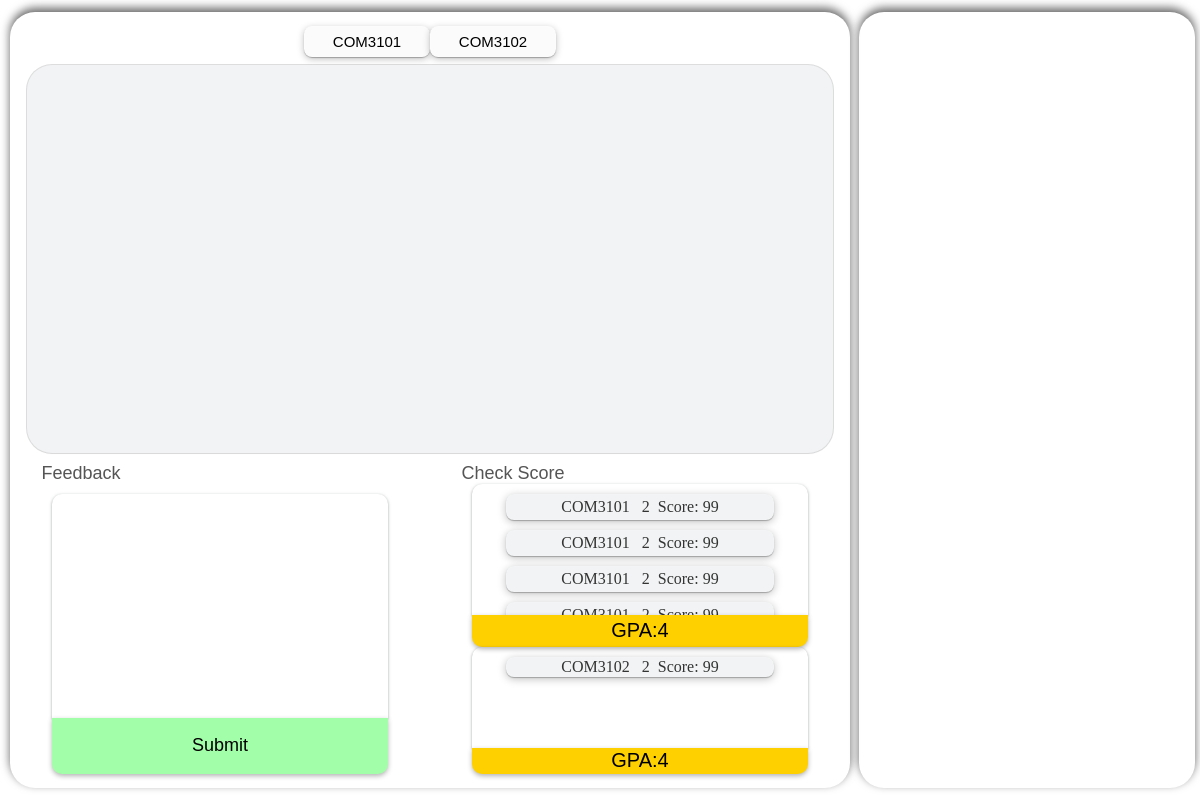
The app's page /student-index/grade.php (signed in) with its own data.
### tables this page shows
CREATE TABLE `course` (
  `id` int(11) NOT NULL,
  `courseid` varchar(110) NOT NULL,
  `studentid` varchar(110) NOT NULL,
  `staffid` varchar(110) NOT NULL
);

CREATE TABLE `grade` (
  `id` int(110) NOT NULL,
  `courseid` varchar(110) NOT NULL,
  `studentid` varchar(110) NOT NULL,
  `header` varchar(110) NOT NULL,
  `score` int(11) NOT NULL
);

### student-index/grade.php (the view, shortened to what this page needs)
<?php
require_once '../control.php';
if (isset($_SESSION['user_id'])) {
    $user_id = $_SESSION['user_id'];
}
$servername = "localhost";
$username = "root";
$password = "";
$dbname = "mydatabase";
$db = mysqli_connect($servername, $username, $password, $dbname);
$feedbackbutton = '';
$courseQuery = "SELECT * FROM course WHERE studentid = $user_id";
$result2 = $db->query($courseQuery);
    while ($rows = mysqli_fetch_assoc($result2)) {
        $courseId = $rows['courseid'];
        $feedbackbutton .= '
            <button onclick="CallAll(\'' . $courseId . '\')">
                ' . $courseId . '
            </button>';
    }
$courseQuery = "SELECT * FROM course WHERE studentid = $user_id";
$result2 = $db->query($courseQuery);
$div = '';
while ($row = mysqli_fetch_assoc($result2)) {
    $crid = $row['courseid'];
    $gradeQuery1 = "SELECT * FROM grade WHERE courseid = '$crid' AND studentid = $user_id";
    $gradescore = $db->query($gradeQuery1);
    $gradediv = '';
    $total = 0;
    $numberscore = 0;
    while ($rows = mysqli_fetch_assoc($gradescore)) {
        $gradediv .= '<div class="coursescore">' . $rows['courseid'] . '&nbsp;&nbsp;&nbsp;' . $rows['header'] . '&nbsp;&nbsp;Score: ' . $rows['score'] . '</div>';
        $total += $rows['score'];
        $numberscore++;
    }
    $courseGpa = calculateGpa($total / $numberscore);
    $div .= '
    <div class="course-div" id="' . $row['courseid'] . '">
    <div class="course-area">
        ' . $gradediv . '
    </div>
    <div class="course-gpa"> GPA:'. $courseGpa . '</div>
    </div>
  '
    ;
}
function calculateGpa($averageScore) {
    if ($averageScore >= 90) {
        return 4.0;
    } elseif ($averageScore >= 84) {
        return 3.7;
    } elseif ($averageScore >= 80) {
        return 3.3;
    } elseif ($averageScore >= 74) {
        return 3.0;
    } elseif ($averageScore >= 70) {
        return 2.7;
    } elseif ($averageScore >= 64) {
        return 2.3;
    } elseif ($averageScore >= 60) {
        return 2.0;
    } elseif ($averageScore >= 54) {
        return 1.5;
    } elseif ($averageScore >= 50) {
        return 1.0;
    } else {
        return 0;
    }
}
?>
<!DOCTYPE html>
<html lang="en">
<head>
    <link rel="stylesheet" type="text/css" href="css/grade.css">
</head>
<body>
    <div class="container">
        <div class="left">
            <div class="choice" id="course">
                <?php echo $feedbackbutton ?>
            </div>
            <div class="left-header">
                <div class="cloud" id="cloud">
                </div>
            </div>
            <div class="left-content">
                <div class="feebackbox">
                <div class="left-content-header">
                       Feedback
                </div>
                <div class="left-content-data" id="left-content-data">
                <textarea type="text"  id="feedback" class="feedback"></textarea>
                <button class="submit" onclick="postfeedback()">Submit</button>
                </div>
            </div>
            <div class="scorebox">
                    <div id="output" class="outputscore">
                    <div class="left-content-header">
                    Check Score
                </div>
                        <?php echo $div; ?>
                    </div>
            </div>
        </div>
        </div>
        <div class="right">
            <div class="right-content">
                <div class="piechat"id="container"></div>
            </div>
        </div>
    </div>
</body>
</html>

### student-index/css/grade.css (style rules this page uses)
* { margin: 0; padding: 0; }
body { height: 100vh; }
.container { display: flex; width: 100%; height: 100%; }
.left { width: 70%; height: 97%; margin: auto; display: flex; flex-direction: column; align-items:center; justify-content: center; background-color: #ffffff; margin-left: 10px; color: #333; border-radius: 25px; box-shadow: 0px -4px 10px rgba(0, 0, 0, 0.6); }
.choice { display: flex; height: 5%; width: 100%; justify-content: center; }
.choice button { width: 15%; height: 80%; text-align: center; font-size: 15px; background-color: #fbfbfb; border-radius: 8px; margin-bottom: 15px; display: flex; justify-content: center; align-items: center; border: none; box-shadow: rgba(0, 0, 0, 0.25) 0px 0.0625em 0.0625em, rgba(0, 0, 0, 0.25) 0px 0.125em 0.5em, rgba(255, 255, 255, 0.1) 0px 0px 0px 1px inset; transition: background-color 0.3s ease; }
.left-header { display: flex; flex-direction: column; justify-content: center; align-items: center; width: 96%; height: 50%; background-color: #f1f3f4; border-radius: 25px; box-shadow: rgba(0, 0, 0, 0.02) 0px 1px 3px 0px, rgba(27, 31, 35, 0.15) 0px 0px 0px 1px; }
.cloud { width: 100%; height: 100%; }
.left-content { margin-top: 10px; display: flex; width: 100%; height: 40%; }
.left-content-data { height: 90%; width: 100%; display: flex; flex-direction: column; justify-content: center; align-items: center; }
.left-content-header { width: 85%; height: 10%; color: #484747eb; font-size: 18px; font-family: 'Gill Sans', 'Gill Sans MT', Calibri, 'Trebuchet MS', sans-serif; }
.scorebox { width: 50%; height: 100%; display: flex; flex-direction: column; }
.outputscore { width: 100%; height: 100%; display: flex; justify-content: center; align-items: center; flex-direction: column; }
.course-div { height: 90%; width: 100%; display: flex; justify-content: center; align-items: center; flex-direction: column; }
.course-area { height: 80%; width: 80%; overflow: auto; flex-direction: column; align-items: center; display: flex; border-top-left-radius: 10px; border-top-right-radius: 10px; box-shadow: rgba(60, 64, 67, 0.3) 0px 1px 2px 0px, rgba(60, 64, 67, 0.15) 0px 1px 3px 1px; }
.course-gpa { background-color: #ffd000; color: #000000; border-bottom-left-radius: 10px; border-bottom-right-radius: 10px; height: 20%; width: 80%; display: flex; justify-content: center; align-items: center; font-size: 20px; font-family: 'Gill Sans', 'Gill Sans MT', Calibri, 'Trebuchet MS', sans-serif; box-shadow: 0px 2px 5px rgba(0, 0, 0, 0.3); }
.feedback { width: 80%; height: 80%; border: none; resize:none; border-top-left-radius: 10px; border-top-right-radius: 10px; box-shadow: rgba(60, 64, 67, 0.3) 0px 1px 2px 0px, rgba(60, 64, 67, 0.15) 0px 1px 3px 1px; font-size: 18px; font-family: 'Gill Sans', 'Gill Sans MT', Calibri, 'Trebuchet MS', sans-serif; }
.submit { width: 80%; height: 20%; border-bottom-left-radius: 10px; border-bottom-right-radius: 10px; border: none; background-color: rgb(163, 254, 169); font-size: 18px; font-family: 'Gill Sans', 'Gill Sans MT', Calibri, 'Trebuchet MS', sans-serif; box-shadow: 0px 2px 5px rgba(0, 0, 0, 0.3); transition: background-color ease 0.3s; }
.right { display: flex; flex-direction: column; width: 28%; height: 97%; border-radius: 25px; margin: auto; }
.feebackbox { width: 50%; height:100%; display: flex; flex-direction: column; justify-content: center; align-items: center; }
.right-content { display: flex; width: 100%; height: 100%; }
.piechat { display: flex; width: 100%; height: 100%; border-radius: 25px; box-shadow: 0px -4px 10px rgba(0, 0, 0, 0.6); }
.coursescore { display: flex; height: 20%; width: 80%; margin-top: 10px; flex-shrink: 0; align-items: center; justify-content: center; border-radius: 8px; background-color: #f1f3f4; box-shadow: 0 0.0625em 0.0625em rgba(0, 0, 0, 0.25), 0 0.125em 0.5em rgba(0, 0, 0, 0.25), 0 0 0 1px inset rgba(255, 255, 255, 0.1); }

### records on screen
course: courseid "COM3101"
course: courseid "COM3102"
grade: courseid "COM3101", header "2", score "99"
grade: courseid "COM3101", header "2", score "99"
grade: courseid "COM3101", header "2", score "99"
grade: courseid "COM3102", header "2", score "99"

### other values on screen
$courseGpa "4 4"
